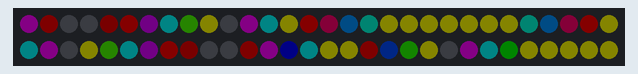
This sketch was run on a simulated Arduino Uno, built with avr-gcc and run on an emulated ATmega328P. Parts: 60 RGB LEDs in strip order, left to right, continuing on the next row. Dim RGB values are drawn brighter than linear.

Above: at 1.45 s.
At 5.99 s:
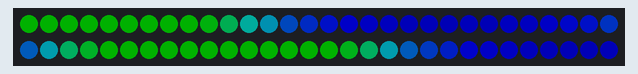
At 10.83 s:
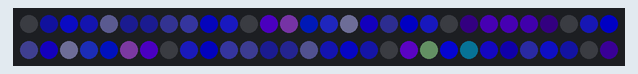
At 20.53 s:
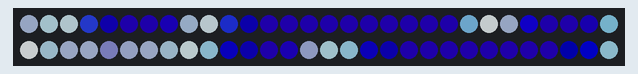
At 29.91 s:
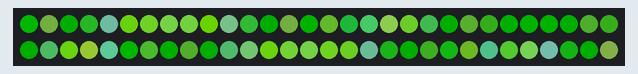
At 39.59 s:
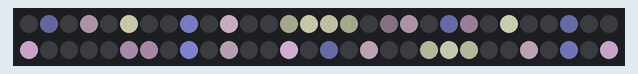

The sketch:

three_sin_pal_demo.ino
```cpp
/* three_sin_pal_demo
 *
 * By: Andrew Tuline
 *
 * Date: March, 2015
 *
 * 3 sine waves, one for each colour. I didn't take this far, but you could change the beat frequency and so on. . .
 *
 */


#include "FastLED.h"                                          // FastLED library. Preferably the latest copy of FastLED 2.1.

#if FASTLED_VERSION < 3001000
#error "Requires FastLED 3.1 or later; check github for latest code."
#endif

// Fixed definitions cannot change on the fly.
#define LED_DT 12                                             // Data pin to connect to the strip.
#define LED_CK 11                                             // Clock pin for WS2801 or APA102.
#define COLOR_ORDER BGR                                       // It's GRB for WS2812 and BGR for APA102.
#define LED_TYPE APA102                                       // Using APA102, WS2812, WS2801. Don't forget to modify LEDS.addLeds to suit.
#define NUM_LEDS 60                                           // Number of LED's.

// Initialize changeable global variables.
uint8_t max_bright = 128;                                      // Overall brightness definition. It can be changed on the fly.

struct CRGB leds[NUM_LEDS];                                   // Initialize our LED array.


// Initialize global variables for sequences
uint8_t thisdelay = 20;                                       // A delay value for the sequence(s)

int wave1=0;                                                  // Current phase is calculated.
int wave2=0;
int wave3=0;

uint8_t lvl1 = 80;                                            // Any result below this value is displayed as 0.
uint8_t lvl2 = 80;
uint8_t lvl3 = 80;

uint8_t mul1 = 7;                                            // Frequency, thus the distance between waves
uint8_t mul2 = 6;
uint8_t mul3 = 5;


CRGBPalette16 currentPalette(CRGB::Black);
CRGBPalette16 targetPalette(PartyColors_p);


void setup() {

  Serial.begin(57600);                                        // Initialize serial port for debugging.
  delay(1000);                                                // Soft startup to ease the flow of electrons.

//  FastLED.addLeds<LED_TYPE, LED_DT, COLOR_ORDER>(leds, NUM_LEDS);        // Use this for WS2812B
  FastLED.addLeds<LED_TYPE, LED_DT, LED_CK, COLOR_ORDER>(leds, NUM_LEDS);  // Use this for WS2801 or APA102

  FastLED.setBrightness(max_bright);
  set_max_power_in_volts_and_milliamps(5, 500);               // FastLED Power management set at 5V, 500mA

  random16_set_seed(4832);                                    // Awesome randomizer (which we don't yet need here.)
  random16_add_entropy(analogRead(2));

} // setup()


void loop () {

  ChangeMe();

  uint8_t maxChanges = 24;

  EVERY_N_MILLISECONDS(thisdelay) {                           // FastLED based non-blocking delay to update/display the sequence.
    nblendPaletteTowardPalette( currentPalette, targetPalette, maxChanges);
    three_sin();                                              // Improved method of using non-blocking delay
  }

  FastLED.show();

} // loop()


void three_sin() {

  wave1 += beatsin8(10,-4,4);
  wave2 += beatsin8(15,-2,2);
  wave3 += beatsin8(12,-3, 3);

  for (int k=0; k<NUM_LEDS; k++) {
    uint8_t tmp = sin8(mul1*k + wave1) + sin8(mul1*k + wave2) + sin8(mul1*k + wave3);
    leds[k] = ColorFromPalette(currentPalette, tmp, 255);
  }

} // three_sin()


void ChangeMe() {

  uint8_t secondHand = (millis() / 1000) % 60;
  static uint8_t lastSecond = 99;

  if( lastSecond != secondHand) {
    lastSecond = secondHand;
    CRGB p = CHSV( HUE_PURPLE, 255, 255);
    CRGB g = CHSV( HUE_GREEN, 255, 255);
    CRGB u = CHSV( HUE_BLUE, 255, 255);
    CRGB b = CRGB::Black;
    CRGB w = CRGB::White;

    switch(secondHand) {
      case  0: targetPalette = RainbowColors_p; break;
      case  5: targetPalette = CRGBPalette16( u,u,b,b, p,p,b,b, u,u,b,b, p,p,b,b); break;
      case 10: targetPalette = OceanColors_p; break;
      case 15: targetPalette = CloudColors_p; break;
      case 20: targetPalette = LavaColors_p; break;
      case 25: targetPalette = ForestColors_p; break;
      case 30: targetPalette = PartyColors_p; break;
      case 35: targetPalette = CRGBPalette16( b,b,b,w, b,b,b,w, b,b,b,w, b,b,b,w); break;
      case 40: targetPalette = CRGBPalette16( u,u,u,w, u,u,u,w, u,u,u,w, u,u,u,w); break;
      case 45: targetPalette = CRGBPalette16( u,p,u,w, p,u,u,w, u,g,u,w, u,p,u,w); break;
      case 50: targetPalette = CloudColors_p; break;
      case 55: targetPalette = CRGBPalette16( u,u,u,w, u,u,p,p, u,p,p,p, u,p,p,w); break;
      case 60: break;
    }
  }

} // ChangeMe()
```
